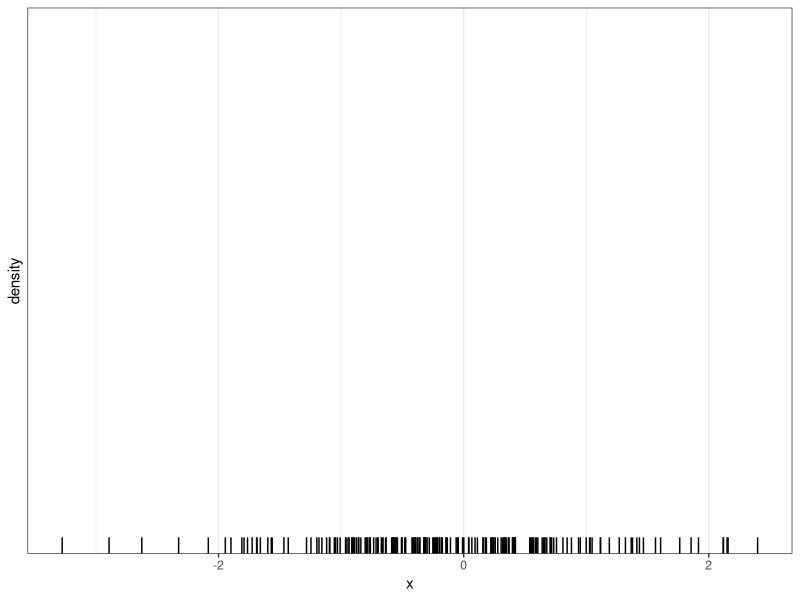

The R source for this figure:
## ---- chunk 1
library(tidyverse)
library(knitr)

theme_set(theme_bw())
## ---- chunk 2
#| label: fig-density
#| fig-cap: Simulated data from a N(0,1) distribution.

set.seed(2022-12-20)
df <- tibble(x = rnorm(200))
df |>
  ggplot(aes(x=x)) +
  geom_density(bw = "SJ") +
  geom_rug()
